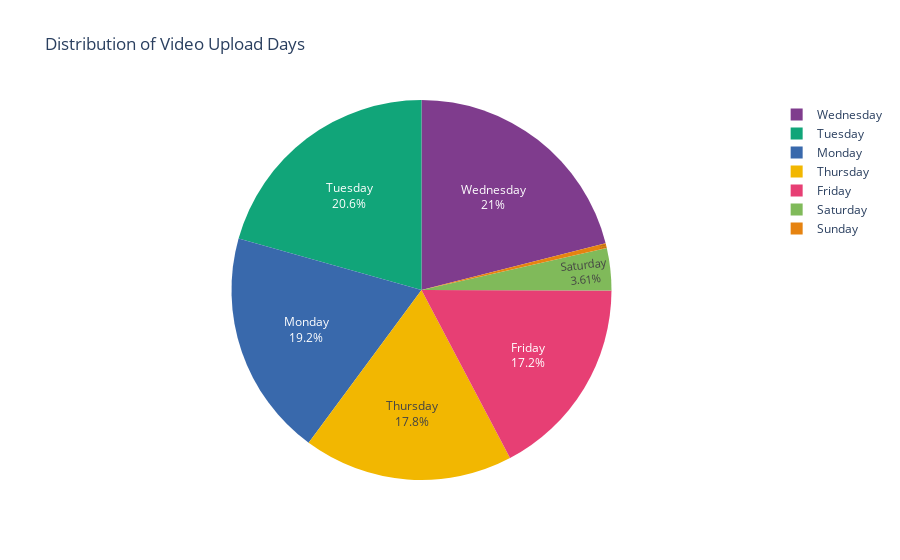

Notebook code cell kept with this figure:
### Markdown cell above
Analyze which days of the week are most common for video uploads. A pie chart here can reveal whether uploads are concentrated on certain days (e.g., mid-week vs. weekends).

### Code cell
# Extract day of week from publishedAt
df['day_of_week'] = df['publishedAt'].dt.day_name()

# Count the number of uploads for each day
day_counts = df['day_of_week'].value_counts().reset_index()
day_counts.columns = ['Day of Week', 'Count']

# Plot pie chart for upload days
fig = px.pie(day_counts, values='Count', names='Day of Week',
             title="Distribution of Video Upload Days",
             color_discrete_sequence=px.colors.qualitative.Bold)
fig.update_traces(textposition='inside', textinfo='percent+label')
fig.show()

### Figure 1 — Plotly figure (JSON) as saved in the notebook; plotly's stock layout.template omitted (floating-point values rounded to 4 significant figures)
{"data": [{"domain": {"x": [0, 1], "y": [0, 1]}, "hovertemplate": "Day of Week=%{label}<br>Count=%{value}<extra></extra>", "labels": ["Wednesday", "Tuesday", "Monday", "Thursday", "Friday", "Saturday", "Sunday"], "legendgroup": "", "name": "", "showlegend": true, "textinfo": "percent+label", "textposition": "inside", "type": "pie", "values": [105, 103, 96, 89, 86, 18, 2]}], "layout": {"legend": {"tracegroupgap": 0}, "piecolorway": ["rgb(127, 60, 141)", "rgb(17, 165, 121)", "rgb(57, 105, 172)", "rgb(242, 183, 1)", "rgb(231, 63, 116)", "rgb(128, 186, 90)", "rgb(230, 131, 16)", "rgb(0, 134, 149)", "rgb(207, 28, 144)", "rgb(249, 123, 114)", "rgb(165, 170, 153)"], "title": {"text": "Distribution of Video Upload Days"}}}
